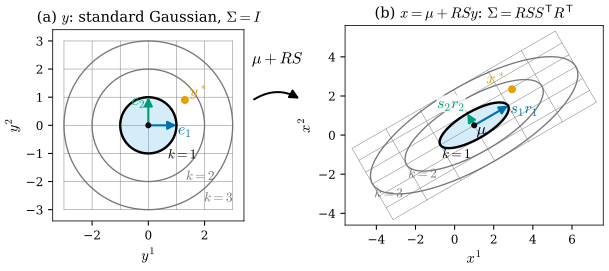

Python code for this plot:
"""Figure 29.1.2: a Gaussian is the affine image of the standard Gaussian (Section 29.1).

(a) y-plane: level sets |y| = 1, 2, 3 of the standard Gaussian, a coordinate grid, basis vectors e_1, e_2, a point y*.
(b) x-plane: the same objects under x = mu + R S y with mu = (1, 0.5), R = rotation by 30 degrees, s = (2, 0.7).
    Level sets become the ellipses |x - mu|_Sigma = 1, 2, 3; e_i becomes s_i r_i (r_i = i-th column of R).
Self-checks: the image of the unit circle satisfies |x - mu|_Sigma = 1; s_i r_i has Euclidean length s_i.

Run from the project root: ``PYTHONPATH=tools python3 chapters/29-gaussian-splatting/figures/fig-29-1-2-affine-image.py``
"""

import dgfig

dgfig.setup()

import matplotlib.pyplot as plt
import numpy as np

C = dgfig.COLORS
mu = np.array([1.0, 0.5])
a = np.radians(30.0)
R = np.array([[np.cos(a), -np.sin(a)], [np.sin(a), np.cos(a)]])
s = np.array([2.0, 0.7])
A = R @ np.diag(s)
Sigma = A @ A.T
Sinv = np.linalg.inv(Sigma)
ystar = np.array([1.3, 0.9])
xstar = mu + A @ ystar

t = np.linspace(0, 2 * np.pi, 400)
circ = np.stack([np.cos(t), np.sin(t)], 1)
img1 = circ @ A.T
assert np.allclose(np.einsum("ni,ij,nj->n", img1, Sinv, img1), 1.0)
assert np.allclose(np.linalg.norm(A[:, 0]), s[0]) and np.allclose(np.linalg.norm(A[:, 1]), s[1])

fig, (axa, axb) = plt.subplots(1, 2, figsize=(7.4, 3.6), gridspec_kw=dict(width_ratios=[1, 1.35], wspace=0.45))
arrow_kw = dict(arrowstyle="-|>", lw=1.6, mutation_scale=13, shrinkA=0, shrinkB=0)

# ---------------- (a) y-plane
L = 3.4
grid_vals = np.arange(-3, 4)
for g in grid_vals:
    axa.plot([g, g], [-3, 3], color=C["aux"], lw=0.35, zorder=0)
    axa.plot([-3, 3], [g, g], color=C["aux"], lw=0.35, zorder=0)
for k, lw, col in ((1, 1.8, C["main"]), (2, 1.0, C["aux"]), (3, 1.0, C["aux"])):
    axa.plot(k * circ[:, 0], k * circ[:, 1], color=col, lw=lw, zorder=2)
axa.fill(circ[:, 0], circ[:, 1], color=C["region"], alpha=0.25, lw=0, zorder=1)
axa.annotate("", xy=(1, 0), xytext=(0, 0), arrowprops=dict(color=C["tangent"], **arrow_kw), zorder=5)
axa.annotate("", xy=(0, 1), xytext=(0, 0), arrowprops=dict(color=C["third"], **arrow_kw), zorder=5)
axa.text(1.05, -0.32, r"$e_1$", color=C["tangent"], fontsize=12)
axa.text(-0.1, 0.72, r"$e_2$", color=C["third"], fontsize=12, ha="right")
axa.plot(*ystar, "o", color=C["accent"], ms=5, zorder=6)
axa.text(ystar[0] + 0.17, ystar[1] + 0.02, r"$y^*$", color=C["accent"], fontsize=12, va="bottom")
for k in (1, 2, 3):
    axa.text(k * np.cos(np.radians(-50)) + 0.05, k * np.sin(np.radians(-50)) - 0.05, f"$k={k}$", fontsize=10,
             color=C["main"] if k == 1 else C["aux"], ha="left", va="top")
axa.plot(0, 0, "o", color=C["main"], ms=3.5, zorder=6)
axa.set_aspect("equal")
axa.set_xlim(-L, L)
axa.set_ylim(-L, L)
axa.set_xlabel(r"$y^1$")
axa.set_ylabel(r"$y^2$")
axa.set_title(r"(a) $y$: standard Gaussian, $\Sigma = I$", fontsize=11)

# ---------------- (b) x-plane
for g in grid_vals:
    p0, p1 = mu + A @ np.array([g, -3]), mu + A @ np.array([g, 3])
    axb.plot([p0[0], p1[0]], [p0[1], p1[1]], color=C["aux"], lw=0.35, zorder=0)
    p0, p1 = mu + A @ np.array([-3, g]), mu + A @ np.array([3, g])
    axb.plot([p0[0], p1[0]], [p0[1], p1[1]], color=C["aux"], lw=0.35, zorder=0)
for k, lw, col in ((1, 1.8, C["main"]), (2, 1.0, C["aux"]), (3, 1.0, C["aux"])):
    e = mu + k * img1
    axb.plot(e[:, 0], e[:, 1], color=col, lw=lw, zorder=2)
axb.fill(*(mu + img1).T, color=C["region"], alpha=0.25, lw=0, zorder=1)
axb.annotate("", xy=mu + A[:, 0], xytext=mu, arrowprops=dict(color=C["tangent"], **arrow_kw), zorder=5)
axb.annotate("", xy=mu + A[:, 1], xytext=mu, arrowprops=dict(color=C["third"], **arrow_kw), zorder=5)
axb.text(*(mu + A[:, 0] + np.array([0.12, -0.38])), r"$s_1 r_1$", color=C["tangent"], fontsize=12)
axb.text(*(mu + A[:, 1] + np.array([-0.12, 0.1])), r"$s_2 r_2$", color=C["third"], fontsize=12, ha="right",
          va="bottom", bbox=dict(fc="white", ec="none", alpha=0.8, pad=0.5), zorder=7)
axb.plot(*mu, "o", color=C["main"], ms=3.5, zorder=6)
axb.text(mu[0] + 0.12, mu[1] - 0.45, r"$\mu$", fontsize=12, zorder=7)
axb.plot(*xstar, "o", color=C["accent"], ms=5, zorder=6)
axb.text(xstar[0] - 0.25, xstar[1] + 0.3, r"$x^*$", color=C["accent"], fontsize=12, ha="right")
for k in (1, 2, 3):
    pk = mu - k * A[:, 0] - 0.18 * R[:, 1]
    axb.text(pk[0], pk[1], f"$k={k}$", fontsize=10, color=C["main"] if k == 1 else C["aux"],
             ha="left", va="top")
axb.set_aspect("equal")
axb.set_xlim(-5.6, 7.6)
axb.set_ylim(-4.6, 5.6)
axb.set_xlabel(r"$x^1$")
axb.set_ylabel(r"$x^2$")
axb.set_title(r"(b) $x = \mu + RSy$: $\Sigma = RSS^{\mathsf{T}}R^{\mathsf{T}}$", fontsize=11)

dgfig.map_arrow(fig, axa, axb, r"$\mu + RS$", xy_from=(1.03, 0.62), xy_to=(-0.16, 0.62), rad=-0.35,
                fontsize=12, label_offset=(0.0, 0.03))
for ax in (axa, axb):
    ax.tick_params(labelsize=9)
    for sp_ in ax.spines.values():
        sp_.set_linewidth(0.6)

dgfig.save(fig, __file__)
